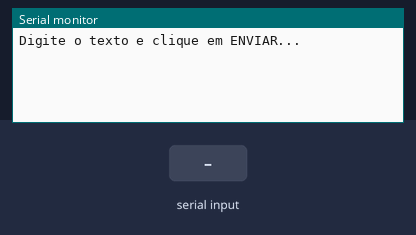
The program below on a simulated Arduino Uno, built with avr-gcc and run on an emulated ATmega328P. On the bench: the last lines printed to the serial monitor. The inputs (shaded band) are chosen by the test bench. No radio packets arrive unless stated.

Above: at 1.2 s.
1.3 s: "1" received over Serial
At 3.4 s:
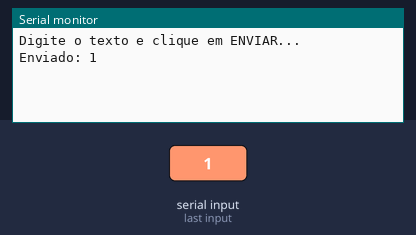
3.8 s: "0" received over Serial
At 5.2 s:
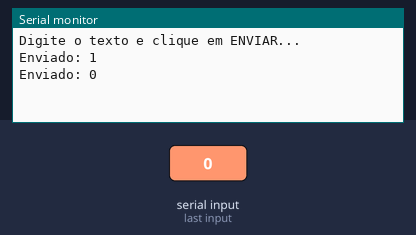
5.3 s: "2" received over Serial
At 7.6 s:
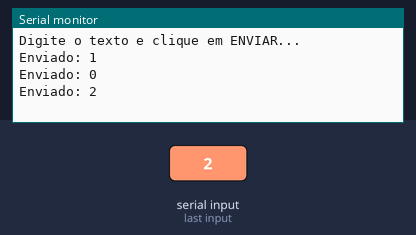

Measured:
- after the input at 1.3 s, the serial monitor: prints a new line after 1.0 s (image 1)
- after the input at 3.8 s, the serial monitor: prints a new line after 1.0 s (image 2)
- after the input at 5.3 s, the serial monitor: prints a new line after 1.0 s (image 3)

The program:

main.cpp
```cpp
#include <Arduino.h>

/* lib a ser instalada:
    http://www.airspayce.com/mikem/arduino/VirtualWire/
*/

//Programa : Módulo RF Transmissor com Arduino

#include <VirtualWire.h>

String mensagem;
char data[40];
int numero;

void send (char *message)
{
  vw_send((uint8_t *)message, strlen(message));
  Serial.print("Enviado: ");
  Serial.println(*message);
  vw_wait_tx(); // Aguarda o envio de dados
}

void setup() {
  Serial.begin(9600);
  //Define o pino 8 do Arduino como
  //o pino de dados do transmissor
  vw_set_tx_pin(8);
  vw_setup(2000);   // Bits per sec
  Serial.println("Digite o texto e clique em ENVIAR...");
}

void loop() {
  if (Serial.available() > 0)
  {
    numero = Serial.readBytesUntil (13, data, 40);
    data[numero] = 0;
    //Envia a mensagem para a rotina que
    //transmite os dados via RF
    send(data);
  }
}
```
